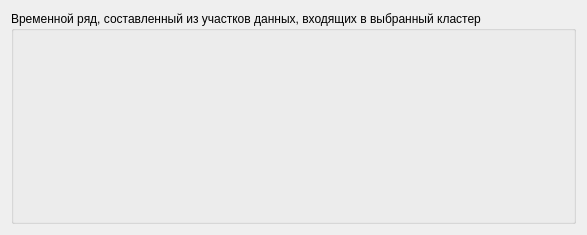
<?xml version="1.0" encoding="UTF-8"?>
<ui version="4.0">
 <class>ClusterInfo</class>
 <widget class="QWidget" name="ClusterInfo">
  <property name="geometry">
   <rect>
    <x>0</x>
    <y>0</y>
    <width>587</width>
    <height>235</height>
   </rect>
  </property>
  <property name="windowTitle">
   <string>Информация о кластере</string>
  </property>
  <layout class="QVBoxLayout" name="verticalLayout">
   <item>
    <widget class="QGroupBox" name="clustersGraphBox">
     <property name="title">
      <string>Временной ряд, составленный из участков данных, входящих в выбранный кластер</string>
     </property>
    </widget>
   </item>
  </layout>
 </widget>
 <resources/>
 <connections/>
</ui>
